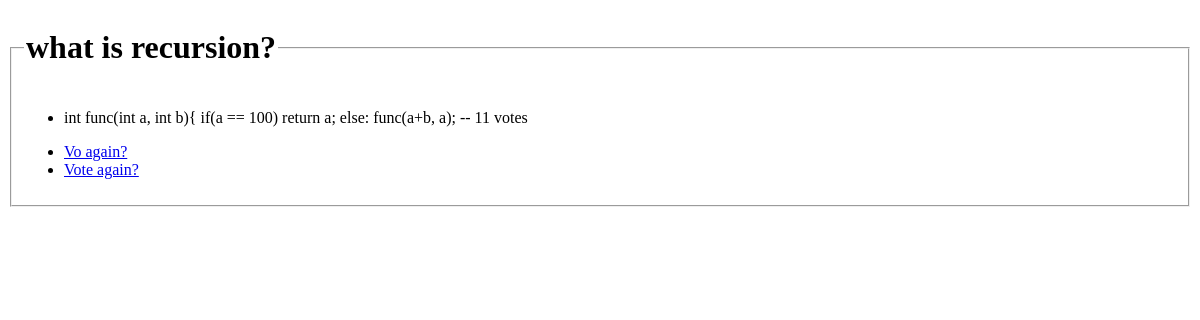
The page /datastructure/1/results/ on the database as committed earlier.
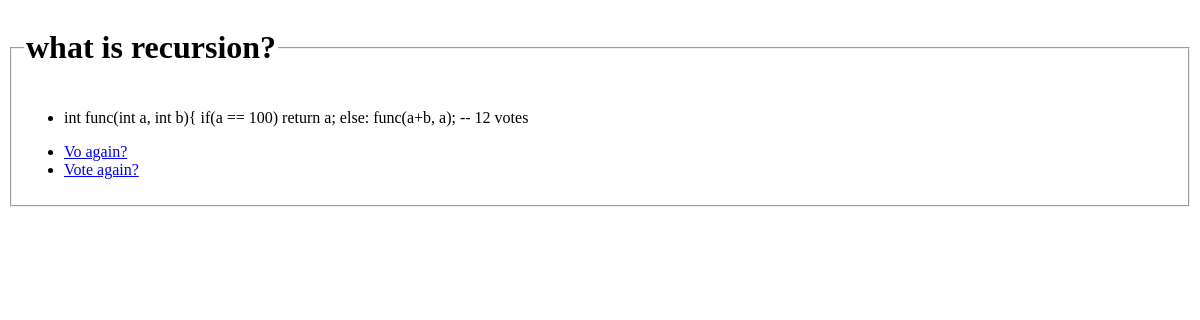
The same page on the database as committed later.
### datastructure/models.py (models this page shows, shortened)
class Question(models.Model):
    question_text = models.CharField(max_length=200)
    pub_date = models.DateTimeField('date published')

class Choice(models.Model):
    question = models.ForeignKey(Question, on_delete=models.CASCADE)
    choice_text = models.CharField(max_length=200)
    votes = models.IntegerField(default=0)

### datastructure/views.py (the view)
# urls.py: path('<int:question_id>/results/', views.results, name='results'),
def results(request, question_id):
    question = get_object_or_404(Question, pk=question_id)
    return render(request, 'datastructure/results.html', {'question': question})

### datastructure/templates/datastructure/results.html
{% load static %}
<link rel="stylesheet" type="text/css" href="{% static 'datastructure/style.css' %}">
<fieldset>
    <legend><h1>{{ question.question_text }}</h1></legend>
    <ul>
        {% for choice in question.choice_set.all %}
            <li>{{ choice.choice_text }} -- {{ choice.votes }} vote{{ choice.votes|pluralize }}</li>
        {% endfor %}
    </ul>
    <ul>
        <li><a href="{% url 'datastructure:detail' question.id %}">Vo again?</a></li>
        <li><a href="../../">Vote again?</a></li>
    </ul>
</fieldset>

Rows that differ between the two databases and show on the page:
changed Choice "int func(int a, int b){ if(a == 100) return a; else: func(a+b, a);": votes "11" → "12"
